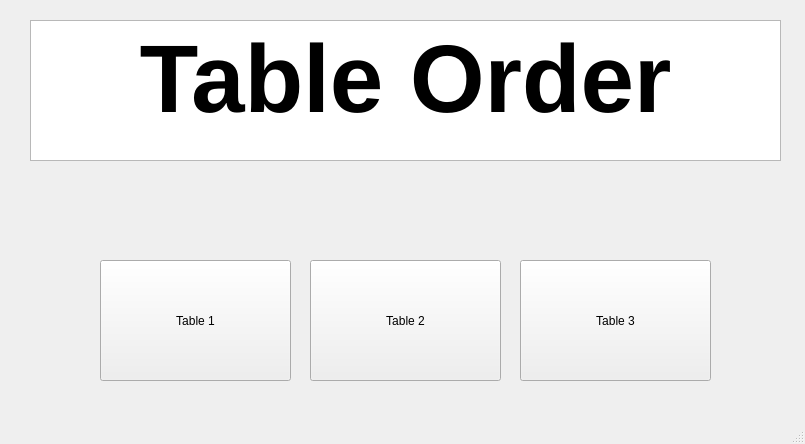
<?xml version="1.0" encoding="UTF-8"?>
<ui version="4.0">
 <class>MainWindow</class>
 <widget class="QMainWindow" name="MainWindow">
  <property name="geometry">
   <rect>
    <x>0</x>
    <y>0</y>
    <width>805</width>
    <height>444</height>
   </rect>
  </property>
  <property name="windowTitle">
   <string>Mobile Robot Client</string>
  </property>
  <widget class="QWidget" name="centralwidget">
   <widget class="QPushButton" name="table_1">
    <property name="geometry">
     <rect>
      <x>100</x>
      <y>260</y>
      <width>191</width>
      <height>121</height>
     </rect>
    </property>
    <property name="text">
     <string>Table 1</string>
    </property>
   </widget>
   <widget class="QPushButton" name="table_2">
    <property name="geometry">
     <rect>
      <x>310</x>
      <y>260</y>
      <width>191</width>
      <height>121</height>
     </rect>
    </property>
    <property name="text">
     <string>Table 2</string>
    </property>
   </widget>
   <widget class="QPushButton" name="table_3">
    <property name="geometry">
     <rect>
      <x>520</x>
      <y>260</y>
      <width>191</width>
      <height>121</height>
     </rect>
    </property>
    <property name="text">
     <string>Table 3</string>
    </property>
   </widget>
   <widget class="QTextEdit" name="textEdit">
    <property name="geometry">
     <rect>
      <x>30</x>
      <y>20</y>
      <width>751</width>
      <height>141</height>
     </rect>
    </property>
    <property name="html">
     <string>&lt;!DOCTYPE HTML PUBLIC &quot;-//W3C//DTD HTML 4.0//EN&quot; &quot;http://www.w3.org/TR/REC-html40/strict.dtd&quot;&gt;
&lt;html&gt;&lt;head&gt;&lt;meta name=&quot;qrichtext&quot; content=&quot;1&quot; /&gt;&lt;style type=&quot;text/css&quot;&gt;
p, li { white-space: pre-wrap; }
&lt;/style&gt;&lt;/head&gt;&lt;body style=&quot; font-family:'Ubuntu'; font-size:11pt; font-weight:400; font-style:normal;&quot;&gt;
&lt;p align=&quot;center&quot; style=&quot; margin-top:0px; margin-bottom:0px; margin-left:0px; margin-right:0px; -qt-block-indent:0; text-indent:0px;&quot;&gt;&lt;span style=&quot; font-size:72pt; font-weight:600;&quot;&gt;Table Order&lt;/span&gt;&lt;/p&gt;&lt;/body&gt;&lt;/html&gt;</string>
    </property>
   </widget>
  </widget>
  <widget class="QMenuBar" name="menubar">
   <property name="geometry">
    <rect>
     <x>0</x>
     <y>0</y>
     <width>805</width>
     <height>22</height>
    </rect>
   </property>
  </widget>
  <widget class="QStatusBar" name="statusbar"/>
 </widget>
 <resources/>
 <connections/>
</ui>
